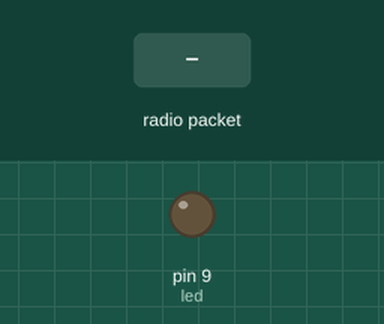
Recording of a sketch running on a simulated Arduino Uno, built with avr-gcc and run on an emulated ATmega328P. Shown: output pins drawn as LEDs (lit = HIGH). The inputs (shaded band) are chosen by the test bench. No radio packets arrive unless stated; what the sketch prints to the serial monitor is not drawn.

Above: at 1.2 s.
1.3 s: radio packet "1" arrives
Timing chart, 0 to 4.3 s (numbered marks = the images above; inputs shaded):
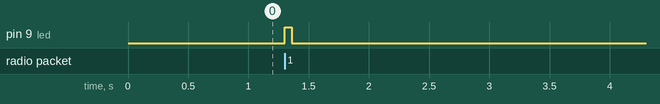

The sketch:

atmega328_rf95.ino
```cpp
#include <SPI.h>
#include <RH_RF95.h>

RH_RF95 rf95;
int led = 9;

void setup() {
  pinMode(led, OUTPUT);
  Serial.begin(9600);
  while (!Serial);

  // init
  if (!rf95.init()) {
    Serial.println("init failed");
    while (1);
  }

  // setFrequency
  if (!rf95.setFrequency(868.0)) {
    Serial.println("frequency failed");
    while (1);
  }

  Serial.println("RF95 ready");
}

void loop() {
  if (rf95.available()) {
    uint8_t buf[RH_RF95_MAX_MESSAGE_LEN];
    uint8_t len = sizeof(buf);

    if (rf95.recv(buf, &len)) {
      digitalWrite(led, HIGH);

      // Print data
      Serial.print("DATA:");
      Serial.write(buf, len);
      Serial.println();


      uint8_t data[] = "OK";
      rf95.send(data, sizeof(data));
      rf95.waitPacketSent();

      digitalWrite(led, LOW);
    }
    else {
      Serial.println("recv failed");
    }
  }
}
```

Measured:
- after the input at 1.3 s, pin 9 (led): LOW → HIGH at once, → LOW 0.06 s later
